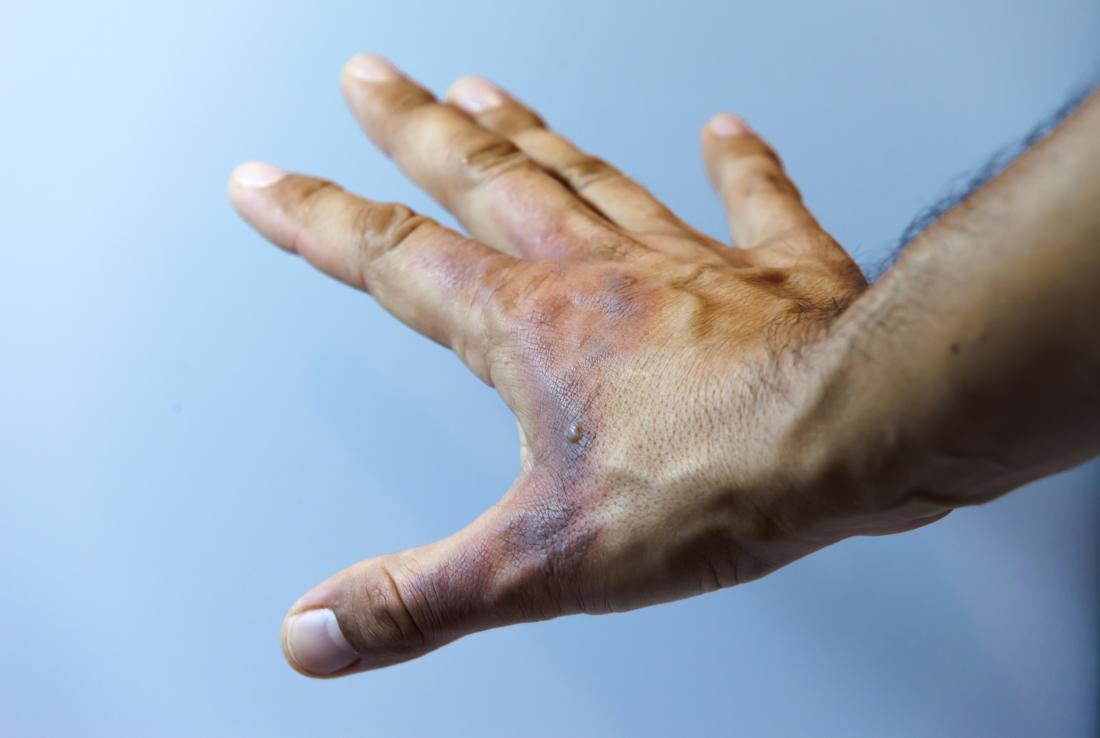
#> input picture healine/firstdegburn/000001.jpg, 1100 x 738 px; its folder holds 4 pictures in this run
$ python image_formatter.py
#> lines starting #> are read from the running program, lines starting #| are printed output that depends on the picture
import os
from os import listdir
from os.path import isfile, join
import cv2
from PIL import Image

def main(paths):
    avg_width = 0
    avg_height = 0

    #read files
    onlyfiles = []
    for path in paths:
        onlyfiles += [path+f for f in listdir(path) if isfile(join(path, f))]
#> pass 2 of the loop in main, `for path in paths:`:
#> pass 3 of the loop in main, `for path in paths:`:
#> the loop made 5 passes; the first 3 are shown
    onlyfiles = [f for f in onlyfiles if f.endswith('.jpg') or f.endswith('.png')or f.endswith('.jpeg')]

    #find average dimensions
    data = {}
    data['images_count'] = len(onlyfiles)
    for filename in onlyfiles:
        im = Image.open(filename)
#> im is the input picture: PIL image 1100x738 RGB; mean R, G, B 153.3, 166, 182
        width, height = im.size
#> width = 1100; height = 738
        avg_width += width
#> avg_width = 1100
        avg_height += height
#> avg_height = 738
#> pass 2 of the loop in main, `for filename in onlyfiles:`:
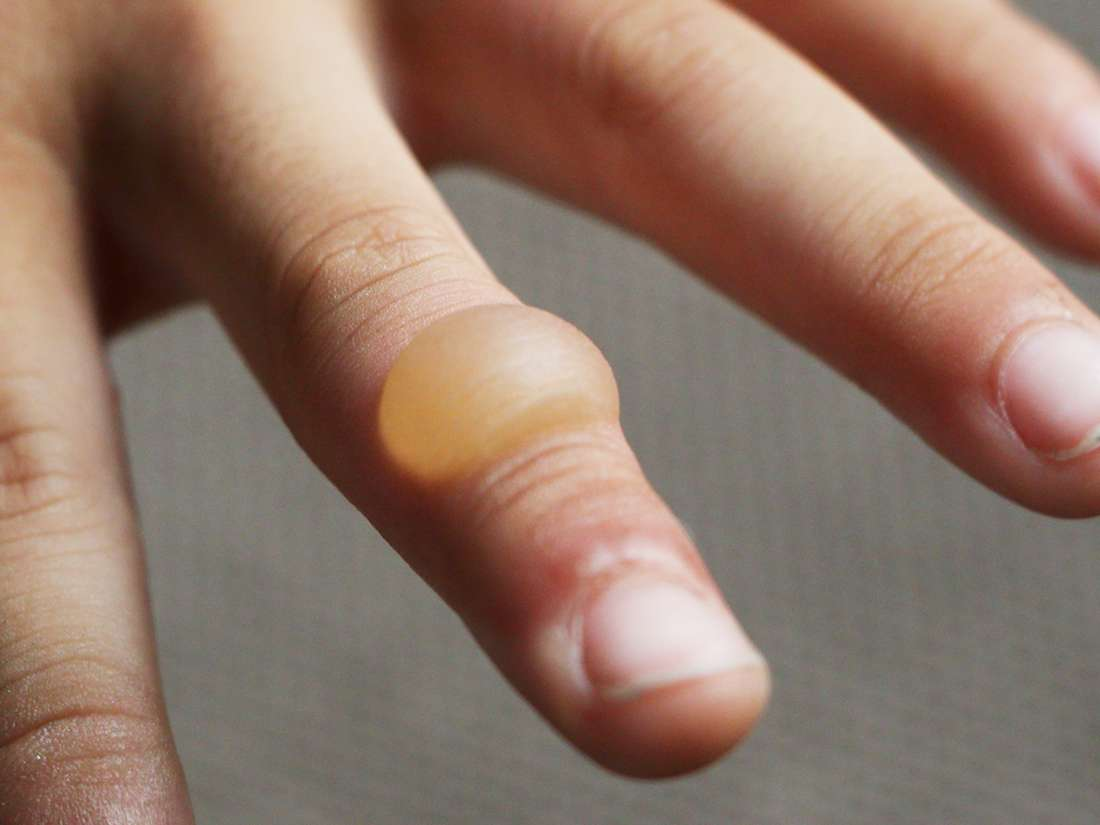
#> input picture healine/firstdegburn/000005.jpg, 1100 x 825 px
#> in main, im is the input picture: PIL image 1100x825 RGB; mean R, G, B 144, 116.8, 102.6
#> pass 3 of the loop in main, `for filename in onlyfiles:`:
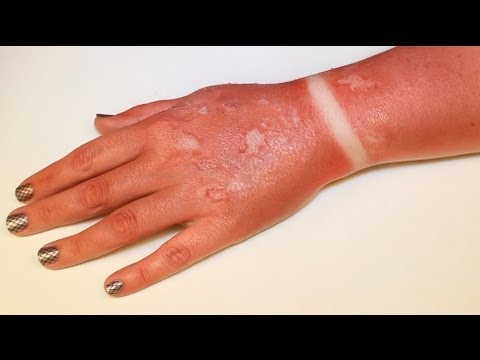
#> input picture healine/firstdegburn/000008.jpg, 480 x 360 px
#> in main, im is the input picture: PIL image 480x360 RGB; mean R, G, B 167.2, 129.2, 114.9
#> the loop made 8 passes; the first 3 are shown

    data["avg_width"] = round(avg_width/data["images_count"])
    data["avg_height"] = round(avg_height/data["images_count"])
    impt = (data["avg_width"], data["avg_width"])

    #resizing operations
    for i in range(len(onlyfiles)):
        filename = onlyfiles[i]
        im = Image.open(filename)
        width, height = im.size
#> width = 1100; height = 738
        im = im.resize(impt)
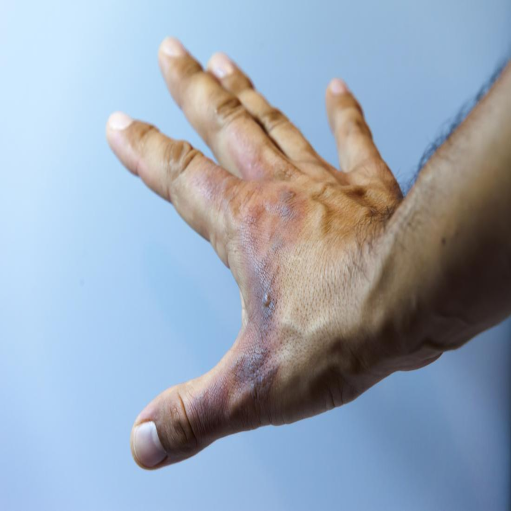
#> im: PIL image 1022x1022 RGB (shown at 1/2 size); mean R, G, B 153.3, 166, 182
        filename = "cleaned" + filename
        if not os.path.exists(os.path.dirname(filename)):
            try:
                os.makedirs(os.path.dirname(filename))
            except OSError as exc: # Guard against race condition
                if exc.errno != errno.EEXIST:
                    raise
        im = im.convert("RGB")
        im.save(filename)
#> pass 2 of the loop in main, `for i in range(len(onlyfiles)):`:
#> in main, `im = im.resize(impt)`:
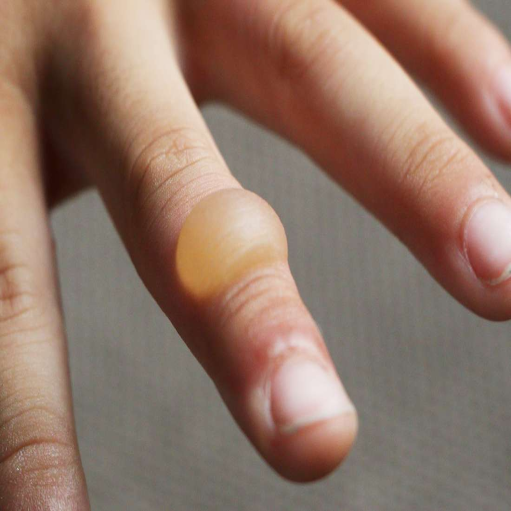
#> im: PIL image 1022x1022 RGB (shown at 1/2 size); mean R, G, B 144, 116.8, 102.6
#> pass 3 of the loop in main, `for i in range(len(onlyfiles)):`:
#> in main, `im = im.resize(impt)`:
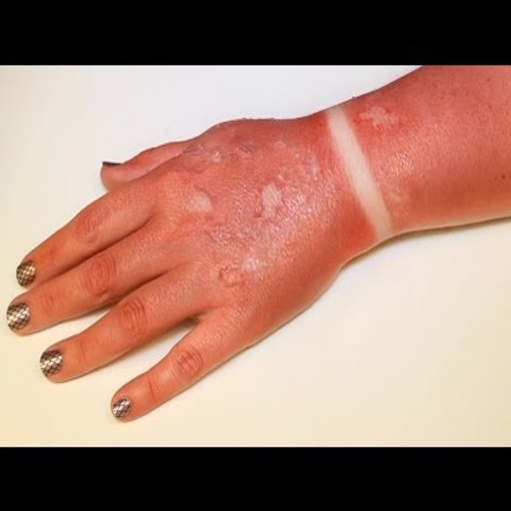
#> im: PIL image 1022x1022 RGB (shown at 1/2 size); mean R, G, B 167.2, 129.2, 114.9
#> the loop made 8 passes; the first 3 are shown
    print(data)


if __name__ == '__main__':
    main(['healine/firstdegburn/', \
                'healine/minorcut/', \
                'healine/contusion/', \
                'healine/snakebite/', \
                'healine/nosebleed/'])
